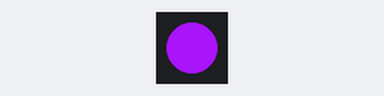
A sketch run on a simulated Arduino Uno, built with avr-gcc and run on an emulated ATmega328P. Parts: 1 RGB LEDs in strip order, left to right. Dim RGB values are drawn brighter than linear; random numbers use the default seed unless the sketch sets one.

Above: at 0.05 s.
At 10.0 s:
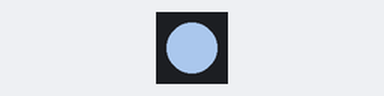
At 19.94 s:
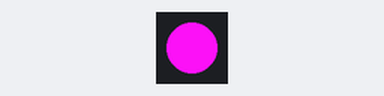
At 39.94 s:
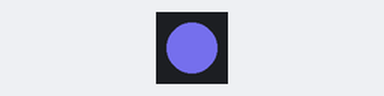
Timing chart, 0 to 40.0 s (numbered marks = the images above):
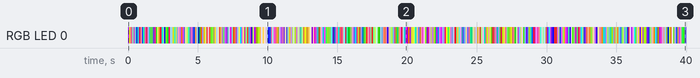

Measured:
- by itself, RGB LED 0: off → RGB(158, 19, 232) at 0.00 s, → RGB(197, 175, 38) 0.10 s later, → RGB(188, 68, 114) 0.10 s later, → RGB(80, 120, 109) 0.10 s later, … (398 changes in this stretch)

The sketch:

NeoPixel_single_random.ino
```cpp
// Sets random values in a single NeoPixel.

#include <Adafruit_NeoPixel.h>
#define DATA_PIN 4
#define NUM_PX 1

Adafruit_NeoPixel strip = Adafruit_NeoPixel(NUM_PX, DATA_PIN, NEO_GRB + NEO_KHZ800);

void setup() {
  strip.begin();
  strip.show();
}

void loop() {
  // Sets a color for NeoPixel 0
  strip.setPixelColor(
    0,
    strip.Color(random(0,255), random(0,255), random(0,255))
  );
  // Updates a strip
  strip.show();
  // Waits 100 ms
  delay(100);
}
```
